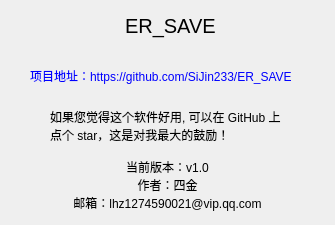
<?xml version="1.0" encoding="UTF-8"?>
<ui version="4.0">
 <class>about</class>
 <widget class="QDialog" name="about">
  <property name="geometry">
   <rect>
    <x>0</x>
    <y>0</y>
    <width>335</width>
    <height>225</height>
   </rect>
  </property>
  <property name="windowTitle">
   <string>关于</string>
  </property>
  <widget class="QLabel" name="label">
   <property name="geometry">
    <rect>
     <x>50</x>
     <y>100</y>
     <width>235</width>
     <height>51</height>
    </rect>
   </property>
   <property name="acceptDrops">
    <bool>false</bool>
   </property>
   <property name="styleSheet">
    <string notr="true"/>
   </property>
   <property name="text">
    <string>如果您觉得这个软件好用, 可以在 GitHub 上点个 star，这是对我最大的鼓励！</string>
   </property>
   <property name="textFormat">
    <enum>Qt::AutoText</enum>
   </property>
   <property name="wordWrap">
    <bool>true</bool>
   </property>
   <property name="openExternalLinks">
    <bool>true</bool>
   </property>
  </widget>
  <widget class="QLabel" name="label_2">
   <property name="geometry">
    <rect>
     <x>125</x>
     <y>10</y>
     <width>90</width>
     <height>31</height>
    </rect>
   </property>
   <property name="font">
    <font>
     <pointsize>15</pointsize>
    </font>
   </property>
   <property name="text">
    <string>ER_SAVE</string>
   </property>
  </widget>
  <widget class="QLabel" name="label_3">
   <property name="geometry">
    <rect>
     <x>50</x>
     <y>140</y>
     <width>235</width>
     <height>75</height>
    </rect>
   </property>
   <property name="layoutDirection">
    <enum>Qt::LeftToRight</enum>
   </property>
   <property name="text">
    <string>
当前版本：v1.0 
作者：四金
邮箱：lhz1274590021@vip.qq.com</string>
   </property>
   <property name="alignment">
    <set>Qt::AlignCenter</set>
   </property>
  </widget>
  <widget class="QLabel" name="link">
   <property name="geometry">
    <rect>
     <x>30</x>
     <y>50</y>
     <width>281</width>
     <height>51</height>
    </rect>
   </property>
   <property name="acceptDrops">
    <bool>false</bool>
   </property>
   <property name="styleSheet">
    <string notr="true">color:rgb(0, 0, 255)</string>
   </property>
   <property name="text">
    <string>项目地址：https://github.com/SiJin233/ER_SAVE</string>
   </property>
   <property name="textFormat">
    <enum>Qt::AutoText</enum>
   </property>
   <property name="wordWrap">
    <bool>true</bool>
   </property>
   <property name="openExternalLinks">
    <bool>true</bool>
   </property>
  </widget>
 </widget>
 <resources/>
 <connections/>
</ui>
